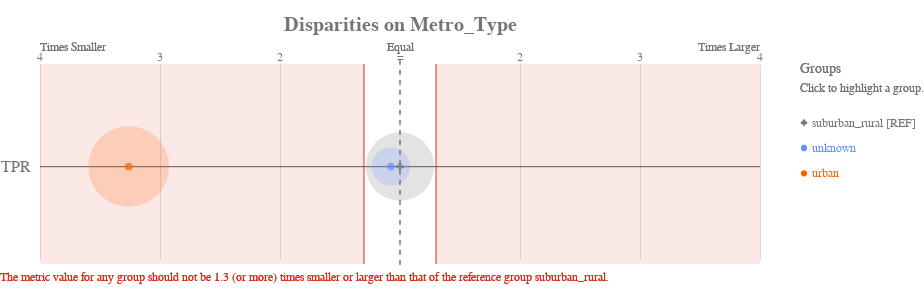

This figure's notebook cell:
### Markdown cell above
#### Before: Run Aequitas for the "best" model chosen earlier

### Code cell
g = Group()
b = Bias()
metrics = ['tpr']
xtab_old, _ = g.get_crosstabs(old_df[['score','label_value','poverty_level','metro_type', 'teacher_sex']].copy())
bdf_old = b.get_disparity_predefined_groups(xtab_old, original_df=old_df, ref_groups_dict={'poverty_level':'lower', 'metro_type':'suburban_rural', 'teacher_sex':'male'})

ap.disparity(bdf_old, metrics, attribute_col, fairness_threshold=1.3)

### Figure 1 — Vega-Lite specification as saved in the notebook (floating-point values rounded to 4 significant figures)
{"config": {"view": {"continuousWidth": 400, "continuousHeight": 300, "strokeWidth": 0}, "axisLeft": {"labelColor": "rgb(117,117,117)", "labelFont": "Arial", "labelFontSize": 16}, "title": {"align": "center", "baseline": "middle", "color": "rgb(117,117,117)", "font": "Arial", "fontSize": 20, "fontWeight": "bold"}}, "layer": [{"data": {"name": "data-00ac13c15038262a930aaba6584e6216"}, "mark": {"type": "rule", "stroke": "rgb(117,117,117)", "strokeWidth": 1.25, "tooltip": ""}, "encoding": {"x": {"type": "quantitative", "field": "x", "scale": {"domain": [-3, 3], "range": [40.0, 760.0]}}, "x2": {"field": "x2"}, "y": {"type": "nominal", "axis": {"domain": false, "labelAngle": 0, "labelPadding": -30, "orient": "left", "ticks": false, "title": ""}, "field": "metric", "scale": {"domain": ["TPR"], "range": [30, 225.0]}}}}, {"data": {"name": "data-79dd248bdaa0ea02c535240e8ad022c8"}, "mark": {"type": "rule", "stroke": "rgb(117,117,117)", "strokeDash": [5, 5], "strokeWidth": 1}, "encoding": {"tooltip": {"value": "suburban_rural [REF]"}, "x": {"value": 400.0}, "y": {"value": 20.83}, "y2": {"value": 229.2}}}, {"data": {"name": "data-3a1d065fd3aa317a7985f416b0b7774b"}, "mark": {"type": "text", "align": "center", "color": "rgb(117,117,117)", "font": "Arial", "fontSize": 12, "fontWeight": "normal", "tooltip": ""}, "encoding": {"text": {"type": "nominal", "field": "label"}, "x": {"type": "quantitative", "field": "value", "scale": {"domain": [-3, 3], "range": [40.0, 760.0]}}, "y": {"value": 17.5}}}, {"layer": [{"mark": {"type": "text", "align": "left", "fill": "rgb(117,117,117)", "font": "Arial", "fontSize": 12, "fontWeight": "normal", "tooltip": ""}, "encoding": {"text": {"value": "Times Smaller"}, "x": {"value": 40.0}, "y": {"value": 7.5}}}, {"mark": {"type": "text", "align": "right", "fill": "rgb(117,117,117)", "font": "Arial", "fontSize": 12, "fontWeight": "normal", "tooltip": ""}, "encoding": {"text": {"value": "Times Larger"}, "x": {"value": 760.0}, "y": {"value": 7.5}}}, {"mark": {"type": "text", "align": "center", "fill": "rgb(117,117,117)", "font": "Arial", "fontSize": 12, "fontWeight": "normal", "tooltip": ""}, "encoding": {"text": {"value": "Equal"}, "x": {"value": 400.0}, "y": {"value": 7.5}}}], "data": {"name": "data-79dd248bdaa0ea02c535240e8ad022c8"}}, {"layer": [{"mark": {"type": "rule", "opacity": 0.8, "stroke": "rgb(217, 46, 28)", "strokeWidth": 1.25, "tooltip": ""}, "encoding": {"x": {"type": "quantitative", "field": "min", "scale": {"domain": [-3, 3], "range": [40.0, 760.0]}}, "y": {"value": 25.0}, "y2": {"value": 225.0}}}, {"mark": {"type": "rule", "opacity": 0.8, "stroke": "rgb(217, 46, 28)", "strokeWidth": 1.25, "tooltip": ""}, "encoding": {"x": {"type": "quantitative", "field": "max", "scale": {"domain": [-3, 3], "range": [40.0, 760.0]}}, "y": {"value": 25.0}, "y2": {"value": 225.0}}}, {"layer": [{"mark": {"type": "rect", "fill": "rgb(217, 46, 28)", "opacity": 0.1, "tooltip": ""}, "encoding": {"x": {"type": "quantitative", "field": "min", "scale": {"domain": [-3, 3], "range": [40.0, 760.0]}}, "x2": {"field": "lower_end"}, "y": {"value": 25.0}, "y2": {"value": 225.0}}}, {"mark": {"type": "rect", "fill": "rgb(217, 46, 28)", "opacity": 0.1, "tooltip": ""}, "encoding": {"x": {"type": "quantitative", "field": "max", "scale": {"domain": [-3, 3], "range": [40.0, 760.0]}}, "x2": {"field": "upper_end"}, "y": {"value": 25.0}, "y2": {"value": 225.0}}}]}, {"data": {"name": "data-79dd248bdaa0ea02c535240e8ad022c8"}, "mark": {"type": "text", "align": "left", "baseline": "top", "fill": "rgb(217, 46, 28)", "font": "Arial", "fontSize": 12, "fontWeight": "normal", "tooltip": ""}, "encoding": {"text": {"value": "The metric value for any group should not be 1.3 (or more) times smaller or larger than that of the reference group suburban_rural."}, "x": {"value": 0}, "y": {"value": 233.3}}}], "data": {"name": "data-c630af60ccfdede051fcc4a90fc2e3c6"}}, {"layer": [{"mark": "circle"}, {"data": {"name": "data-c9b567e44bc738f5e40a399c47e7d27e"}, "mark": {"type": "circle", "opacity": 0.2}, "encoding": {"color": {"condition": {"type": "nominal", "field": "attribute_value", "legend": null, "scale": {"domain": ["suburban_rural", "unknown", "urban"], "range": ["rgb(117,117,117)", "rgb(100, 143, 255)", "rgb(254, 97, 0)", "rgb(220, 38, 127)", "rgb(255, 176, 0)", "rgb(120, 94, 240)"]}, "selection": "selector053"}, "value": "rgb(224,224,224)"}, "size": {"type": "quantitative", "field": "group_size", "legend": null, "scale": {"domain": [0, 10940.0], "range": [0, 7854.0]}}, "tooltip": [{"type": "nominal", "field": "attribute_value", "title": "Group"}, {"type": "nominal", "field": "tooltip_group_size", "title": "Group Size"}, {"type": "nominal", "field": "tooltip_disparity_explanation_tpr", "title": "Disparity"}, {"type": "quantitative", "field": "tpr", "format": ".2f", "title": "TPR"}], "x": {"type": "quantitative", "axis": {"domain": false, "labels": false, "ticks": false, "title": null, "values": [1, 2, 3, -3, -2, -1]}, "field": "tpr_disparity_scaled", "scale": {"domain": [-3, 3], "range": [40.0, 760.0]}}, "y": {"type": "nominal", "axis": {"domain": false, "grid": false, "labels": false, "ticks": false, "title": " "}, "field": "metric_variable", "scale": {"domain": ["TPR"], "range": [30, 225.0]}}}, "selection": {"selector055": {"type": "multi", "empty": "all", "fields": ["attribute_value"]}}, "transform": [{"calculate": "'TPR'", "as": "metric_variable"}]}, {"layer": [{"mark": "point"}, {"data": {"name": "data-c9b567e44bc738f5e40a399c47e7d27e"}, "mark": {"type": "point", "filled": true, "size": 60}, "encoding": {"color": {"condition": {"type": "nominal", "field": "attribute_value", "legend": null, "scale": {"domain": ["suburban_rural", "unknown", "urban"], "range": ["rgb(117,117,117)", "rgb(100, 143, 255)", "rgb(254, 97, 0)", "rgb(220, 38, 127)", "rgb(255, 176, 0)", "rgb(120, 94, 240)"]}, "selection": "selector053"}, "value": "rgb(224,224,224)"}, "shape": {"type": "nominal", "field": "attribute_value", "legend": null, "scale": {"domain": ["suburban_rural", "unknown", "urban"], "range": ["cross", "circle", "circle"]}}, "tooltip": [{"type": "nominal", "field": "attribute_value", "title": "Group"}, {"type": "nominal", "field": "tooltip_group_size", "title": "Group Size"}, {"type": "nominal", "field": "tooltip_disparity_explanation_tpr", "title": "Disparity"}, {"type": "quantitative", "field": "tpr", "format": ".2f", "title": "TPR"}], "x": {"type": "quantitative", "axis": {"domain": false, "labels": false, "ticks": false, "title": null, "values": [1, 2, 3, -3, -2, -1]}, "field": "tpr_disparity_scaled", "scale": {"domain": [-3, 3], "range": [40.0, 760.0]}}, "y": {"type": "nominal", "axis": {"domain": false, "grid": false, "labels": false, "ticks": false, "title": " "}, "field": "metric_variable", "scale": {"domain": ["TPR"], "range": [30, 225.0]}}}, "selection": {"selector054": {"type": "multi", "empty": "all", "fields": ["attribute_value"]}}, "transform": [{"calculate": "'TPR'", "as": "metric_variable"}]}]}]}, {"layer": [{"mark": {"type": "point", "filled": true, "opacity": 1, "size": 39.48}, "encoding": {"color": {"condition": {"type": "nominal", "field": "attribute_value", "legend": null, "scale": {"domain": ["suburban_rural", "unknown", "urban"], "range": ["rgb(117,117,117)", "rgb(100, 143, 255)", "rgb(254, 97, 0)", "rgb(220, 38, 127)", "rgb(255, 176, 0)", "rgb(120, 94, 240)"]}, "selection": "selector053"}, "value": "rgb(224,224,224)"}, "shape": {"type": "nominal", "field": "attribute_value", "legend": null, "scale": {"domain": ["suburban_rural", "unknown", "urban"], "range": ["cross", "circle", "circle"]}}, "x": {"value": 804}, "y": {"type": "nominal", "axis": {"domain": false, "grid": false, "labels": false, "ticks": false, "title": " "}, "field": "attribute_value", "scale": {"domain": ["suburban_rural", "unknown", "urban"], "range": [71, 147]}}}, "selection": {"selector053": {"type": "multi", "empty": "all", "fields": ["attribute_value"]}}}, {"mark": {"type": "text", "align": "left", "baseline": "middle", "font": "Arial", "fontSize": 12, "fontWeight": "normal"}, "encoding": {"color": {"condition": {"type": "nominal", "field": "attribute_value", "legend": null, "scale": {"domain": ["suburban_rural", "unknown", "urban"], "range": ["rgb(117,117,117)", "rgb(100, 143, 255)", "rgb(254, 97, 0)", "rgb(220, 38, 127)", "rgb(255, 176, 0)", "rgb(120, 94, 240)"]}, "selection": "selector053"}, "value": "rgb(224,224,224)"}, "text": {"type": "nominal", "field": "label"}, "x": {"value": 812}, "y": {"type": "nominal", "axis": {"domain": false, "grid": false, "labels": false, "ticks": false, "title": " "}, "field": "attribute_value", "scale": {"domain": ["suburban_rural", "unknown", "urban"], "range": [71, 147]}}}, "selection": {"selector056": {"type": "multi", "empty": "all", "fields": ["attribute_value"]}}}, {"data": {"name": "data-79dd248bdaa0ea02c535240e8ad022c8"}, "mark": {"type": "text", "align": "left", "baseline": "middle", "color": "rgb(117,117,117)", "font": "Arial", "fontSize": 12, "fontWeight": "normal"}, "encoding": {"text": {"value": "Click to highlight a group."}, "x": {"value": 800}, "y": {"value": 49}}}, {"data": {"name": "data-79dd248bdaa0ea02c535240e8ad022c8"}, "mark": {"type": "text", "align": "left", "baseline": "middle", "color": "rgb(117,117,117)", "font": "Arial", "fontSize": 14, "fontWeight": "normal"}, "encoding": {"text": {"value": "Groups"}, "x": {"value": 800}, "y": {"value": 30}}}], "data": {"name": "data-e1f9423a4bded23d71327d85bde107c5"}}], "height": 250, "padding": {"top": 15, "bottom": 10}, "resolve": {"scale": {"size": "independent", "y": "independent"}}, "title": "Disparities on Metro_Type", "width": 800, "$schema": "https://vega.github.io/schema/vega-lite/v4.8.1.json", "datasets": {"data-00ac13c15038262a930aaba6584e6216": [{"metric": "TPR", "x": -3, "x2": 3}], "data-79dd248bdaa0ea02c535240e8ad022c8": [{"a": 1, "b": 0}, {"a": 1, "b": 0}], "data-3a1d065fd3aa317a7985f416b0b7774b": [{"value": 1, "label": 2}, {"value": 2, "label": 3}, {"value": 3, "label": 4}, {"value": -3, "label": 4}, {"value": -2, "label": 3}, {"value": -1, "label": 2}, {"value": 0, "label": "="}], "data-c630af60ccfdede051fcc4a90fc2e3c6": [{"min": -0.3, "max": 0.3, "lower_end": -3, "upper_end": 3}], "data-c9b567e44bc738f5e40a399c47e7d27e": [{"attribute_name": "metro_type", "attribute_value": "suburban_rural", "group_size": 6506, "total_entities": 17677, "tpr": 0.1392, "tpr_disparity": 1.0, "tpr_disparity_scaled": 0.0, "tooltip_group_size": "6,506 (36.80%)", "tooltip_disparity_explanation_tpr": "Reference group"}, {"attribute_name": "metro_type", "attribute_value": "unknown", "group_size": 2056, "total_entities": 17677, "tpr": 0.1294, "tpr_disparity": 0.93, "tpr_disparity_scaled": -0.0753, "tooltip_group_size": "2,056 (11.63%)", "tooltip_disparity_explanation_tpr": "1.08 times smaller TPR than the reference group"}, {"attribute_name": "metro_type", "attribute_value": "urban", "group_size": 9115, "total_entities": 17677, "tpr": 0.04267, "tpr_disparity": 0.3067, "tpr_disparity_scaled": -2.261, "tooltip_group_size": "9,115 (51.56%)", "tooltip_disparity_explanation_tpr": "3.26 times smaller TPR than the reference group"}], "data-e1f9423a4bded23d71327d85bde107c5": [{"attribute_value": "suburban_rural", "label": "suburban_rural [REF]"}, {"attribute_value": "unknown", "label": "unknown"}, {"attribute_value": "urban", "label": "urban"}]}}
